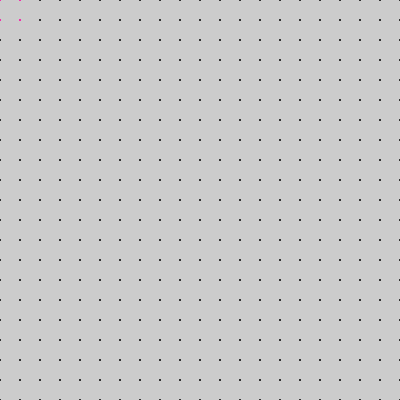
Frame 1 (no input)
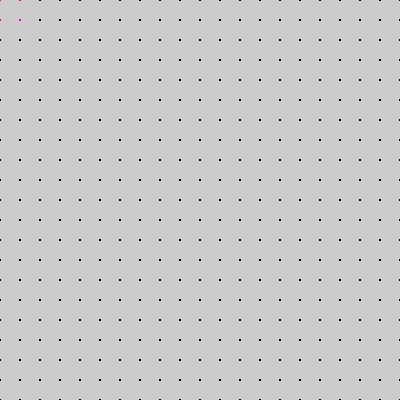
Frame 60 (the mouse pressed at the canvas centre just before this capture)
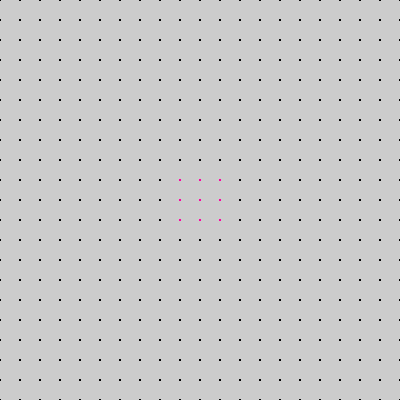
Frame 120 (the mouse held since frame 60 and released just before this capture)

The Processing sketch that drew these frames (run headless with seeded random() and noise(); from frame 60 on, the mouse is pressed at the canvas centre):

// Processing sketch: processing_42400
// ── processing_42400.pde

int x = 0;

void setup() {
  size(400, 400);
  smooth();
}

void draw() {
  for (int y = 0; y <= width; y = y + 20) {
    for (int x = 0; x <= height; x = x + 20) {
      if ((dist(x, y, mouseX, mouseY)) < 40) {
        if(mouseX>=0 && mouseX<=400){
    fill(252,0,160);}
      }
      else {
        fill(0);
      }

      noStroke();
      ellipse(x, y, 2, 2);
      
    }
  }
}
              
                
